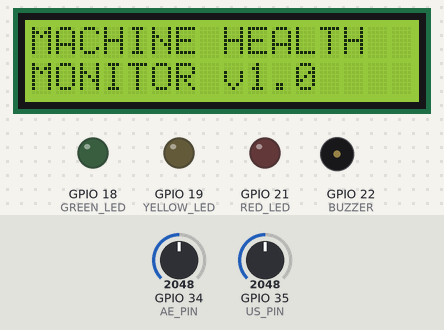
This sketch was run on a simulated ESP32. On the bench: 16×2 character LCD, output pins drawn as LEDs (lit = HIGH), buzzer (waves = sounding, pin HIGH). Inputs (shaded band) come from the test bench; at power-on: GPIO 34 (AE_PIN) = 2048, GPIO 35 (US_PIN) = 2048. What the sketch prints to the serial monitor is not drawn.

Above: at 5.6 s.
At 7.7 s:
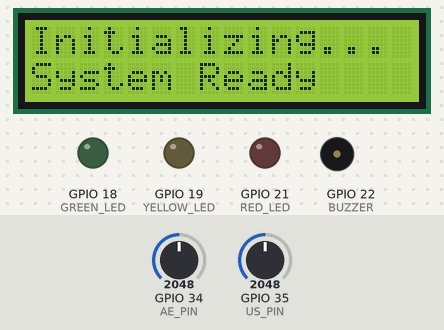
At 12.9 s:
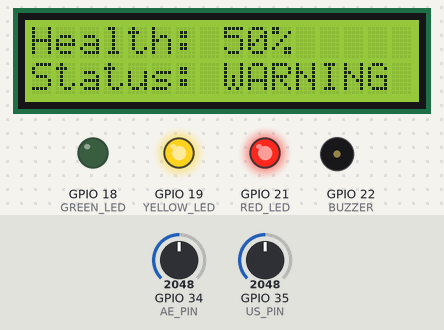
At 23.3 s:
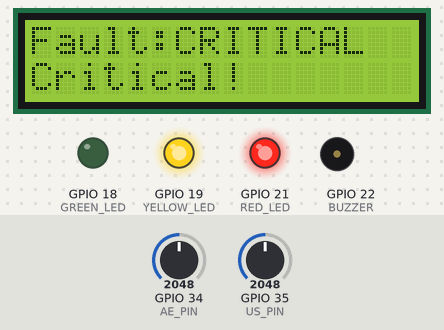
At 33.7 s:
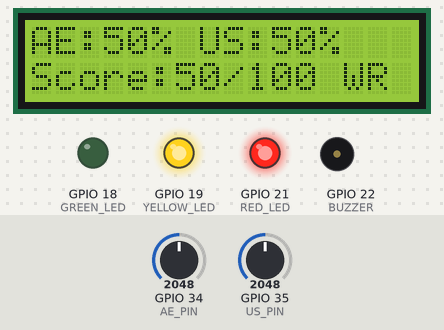
Timing chart, 0 to 35.2 s (numbered marks = the images above):
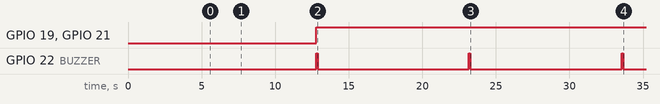

The sketch:

wifi-scan.ino
```cpp
#include <Wire.h>
#include <LiquidCrystal_I2C.h>

// LCD on GPIO 25 (SDA) and GPIO 26 (SCL)
LiquidCrystal_I2C lcd(0x27, 16, 2);

const int AE_PIN = 34;      // Acoustic Emission
const int US_PIN = 35;      // Ultrasonic

const int GREEN_LED = 18;   // Healthy
const int YELLOW_LED = 19;  // Monitor/Warning
const int RED_LED = 21;     // Critical

const int BUZZER = 22;

// Variables
float ae_reading = 0;
float us_reading = 0;
float bearing_health = 100.0;
int fault_score = 0;
String fault_type = "HEALTHY";
String fault_diagnosis = "";

int lcd_page = 0;  // Track which page is displaying

void setup() {
  Serial.begin(115200);
  delay(3000);

  // Initialize I2C with GPIO 25 (SDA), GPIO 26 (SCL)
  Wire.begin(25, 26);
  delay(1000);

  Serial.println("I2C initialized on GPIO 25 (SDA), GPIO 26 (SCL)");

  // Initialize LCD
  lcd.init();
  delay(500);
  lcd.backlight();
  delay(500);
  lcd.clear();
  delay(500);

  Serial.println("LCD initialized successfully");

  // Setup LED pins
  pinMode(GREEN_LED, OUTPUT);
  pinMode(YELLOW_LED, OUTPUT);
  pinMode(RED_LED, OUTPUT);
  pinMode(BUZZER, OUTPUT);

  // Startup sequence
  displayStartupMessage();

  Serial.println("\n╔════════════════════════════════════════════════════╗");
  Serial.println("║   BEARING FAULT DETECTION SYSTEM - ESP32 IoT       ║");
  Serial.println("║   Dual-Modal: Acoustic Emission + Ultrasonic       ║");
  Serial.println("║   LCD Display: Multi-Page Format (GPIO 25, 26)     ║");
  Serial.println("╚════════════════════════════════════════════════════╝\n");

  delay(3000);
}

void loop() {
  // Read both sensors
  ae_reading = analogRead(AE_PIN);
  us_reading = analogRead(US_PIN);

  // Normalize to 0-100
  float ae_normalized = (ae_reading / 4095.0) * 100.0;
  float us_normalized = (us_reading / 4095.0) * 100.0;

  // Calculate combined fault score
  fault_score = (ae_normalized * 0.6) + (us_normalized * 0.4);
  bearing_health = 100.0 - fault_score;

  // Constrain values
  if (bearing_health < 0) bearing_health = 0;
  if (bearing_health > 100) bearing_health = 100;

  // Predict fault type
  predictFaultType(ae_normalized, us_normalized, bearing_health);

  // Rotate LCD display between 3 pages every 10 seconds
  displayLCDPage(ae_normalized, us_normalized);

  // Move to next page
  lcd_page++;
  if (lcd_page > 2) lcd_page = 0;

  // Generate alerts
  generateAlerts(bearing_health);

  // Print detailed dashboard
  printDetailedDashboard(ae_normalized, us_normalized, bearing_health);

  // Wait 10 seconds before next update
  delay(10000);
}

void displayStartupMessage() {
  lcd.clear();
  lcd.setCursor(0, 0);
  lcd.print("MACHINE HEALTH");
  lcd.setCursor(0, 1);
  lcd.print("MONITOR v1.0");
  delay(2000);

  lcd.clear();
  lcd.setCursor(0, 0);
  lcd.print("Initializing...");
  lcd.setCursor(0, 1);
  lcd.print("System Ready");
  delay(2000);

  lcd.clear();
}

void displayLCDPage(float ae, float us) {
  lcd.clear();
  delay(100);

  if (lcd_page == 0) {
    // PAGE 1: Health Status
    displayPage1_Health(ae, us);
  }
  else if (lcd_page == 1) {
    // PAGE 2: Fault Type & Diagnosis
    displayPage2_Fault();
  }
  else if (lcd_page == 2) {
    // PAGE 3: Sensor Readings
    displayPage3_Sensors(ae, us);
  }
}

void displayPage1_Health(float ae, float us) {
  // PAGE 1: Health & Status
  // ┌────────────────┐
  // │Health: 95%     │
  // │Status: HEALTHY │
  // └────────────────┘

  lcd.setCursor(0, 0);
  lcd.print("Health: ");
  if (bearing_health < 10) lcd.print(" ");
  lcd.print((int)bearing_health);
  lcd.print("%");

  lcd.setCursor(0, 1);
  lcd.print("Status: ");

  if (bearing_health > 80) {
    lcd.print("HEALTHY");
  }
  else if (bearing_health > 60) {
    lcd.print("MONITOR");
  }
  else if (bearing_health > 40) {
    lcd.print("WARNING");
  }
  else if (bearing_health > 20) {
    lcd.print("CRITICAL");
  }
  else {
    lcd.print("EMERGENC");
  }
}

void displayPage2_Fault() {
  // PAGE 2: Fault Type & Diagnosis
  // ┌────────────────┐
  // │Fault: SPALLING│
  // │Lubrication OK │
  // └────────────────┘

  lcd.setCursor(0, 0);
  lcd.print("Fault:");

  String fault_short = fault_type;
  if (fault_short.length() > 10) {
    fault_short = fault_short.substring(0, 10);
  }
  lcd.print(fault_short);

  lcd.setCursor(0, 1);

  if (fault_type == "BEARING_SPALLING") {
    lcd.print("Spalling!!");
  }
  else if (fault_type == "LUBRICATION_LOSS") {
    lcd.print("Lub Loss!!");
  }
  else if (fault_type == "SEVERE_DAMAGE") {
    lcd.print("Multi-Flt!");
  }
  else if (fault_type == "WEAR_DETECTED") {
    lcd.print("Wear Prog");
  }
  else if (fault_type == "FRICTION_ISSUE") {
    lcd.print("Friction!");
  }
  else if (fault_type == "WARNING") {
    lcd.print("Warn Maint");
  }
  else if (fault_type == "CRITICAL") {
    lcd.print("Critical!");
  }
  else if (fault_type == "EMERGENCY") {
    lcd.print("EMERGENCY");
  }
  else {
    lcd.print("OK Normal");
  }
}

void displayPage3_Sensors(float ae, float us) {
  // PAGE 3: Sensor Readings
  // ┌────────────────┐
  // │AE: 45% US:50%  │
  // │FaultScr: 48/100│
  // └────────────────┘

  lcd.setCursor(0, 0);
  lcd.print("AE:");
  if (ae < 10) lcd.print(" ");
  lcd.print((int)ae);
  lcd.print("% US:");
  if (us < 10) lcd.print(" ");
  lcd.print((int)us);
  lcd.print("%");

  lcd.setCursor(0, 1);
  lcd.print("Score:");
  if (fault_score < 10) lcd.print(" ");
  lcd.print((int)fault_score);
  lcd.print("/100 ");

  if (bearing_health > 80) {
    lcd.print("OK");
  }
  else if (bearing_health > 60) {
    lcd.print("WN");  // WATCH
  }
  else if (bearing_health > 40) {
    lcd.print("WR");  // WARN
  }
  else {
    lcd.print("CR");  // CRIT
  }
}

void predictFaultType(float ae, float us, float health) {
  if (health > 85) {
    fault_type = "HEALTHY";
    fault_diagnosis = "Normal operation - All systems OK";
  }
  else if (health > 75) {
    fault_type = "MONITOR";
    fault_diagnosis = "Minor wear detected - Continue monitoring";
  }
  else if (ae > 70 && us < 50) {
    fault_type = "BEARING_SPALLING";
    fault_diagnosis = "Inner race spalling or crack propagation detected";
  }
  else if (us > 70 && ae < 50) {
    fault_type = "LUBRICATION_LOSS";
    fault_diagnosis = "Lubrication deficiency - friction increasing";
  }
  else if (ae > 60 && us > 60) {
    fault_type = "SEVERE_DAMAGE";
    fault_diagnosis = "Multiple faults detected - URGENT replacement needed";
  }
  else if (ae > 55) {
    fault_type = "WEAR_DETECTED";
    fault_diagnosis = "Progressive bearing wear - schedule maintenance";
  }
  else if (us > 55) {
    fault_type = "FRICTION_ISSUE";
    fault_diagnosis = "Abnormal friction - check alignment and lubrication";
  }
  else if (health > 50) {
    fault_type = "WARNING";
    fault_diagnosis = "Multiple degradation signals - inspect bearing";
  }
  else if (health > 30) {
    fault_type = "CRITICAL";
    fault_diagnosis = "Critical condition - maintenance required immediately";
  }
  else {
    fault_type = "EMERGENCY";
    fault_diagnosis = "EMERGENCY STOP - bearing failure imminent!";
  }
}

void generateAlerts(float health) {
  digitalWrite(GREEN_LED, LOW);
  digitalWrite(YELLOW_LED, LOW);
  digitalWrite(RED_LED, LOW);
  digitalWrite(BUZZER, LOW);

  if (health > 80) {
    digitalWrite(GREEN_LED, HIGH);
  }
  else if (health > 60) {
    digitalWrite(YELLOW_LED, HIGH);
  }
  else if (health > 40) {
    digitalWrite(YELLOW_LED, HIGH);
    digitalWrite(RED_LED, HIGH);
    digitalWrite(BUZZER, HIGH);
    delay(100);
    digitalWrite(BUZZER, LOW);
  }
  else if (health > 20) {
    digitalWrite(RED_LED, HIGH);
    digitalWrite(BUZZER, HIGH);
    delay(150);
    digitalWrite(BUZZER, LOW);
    delay(150);
    digitalWrite(BUZZER, HIGH);
    delay(150);
    digitalWrite(BUZZER, LOW);
  }
  else {
    digitalWrite(RED_LED, HIGH);
    for (int i = 0; i < 3; i++) {
      digitalWrite(BUZZER, HIGH);
      delay(100);
      digitalWrite(BUZZER, LOW);
      delay(100);
    }
  }
}

void printDetailedDashboard(float ae, float us, float health) {
  // Clear screen
  Serial.write(27);
  Serial.print("[2J");
  Serial.write(27);
  Serial.print("[H");

  // Header
  Serial.println("\n╔════════════════════════════════════════════════════╗");
  Serial.println("║        BEARING HEALTH MONITORING DASHBOARD         ║");
  Serial.println("║   Acoustic Emission + Ultrasonic Dual-Sensor       ║");
  Serial.println("║          Update Interval: 10 Seconds               ║");
  Serial.println("╚════════════════════════════════════════════════════╝\n");

  // Timestamp
  Serial.print("⏱️  Timestamp: ");
  Serial.println(millis() / 1000);
  Serial.println();

  // Current Status
  Serial.println("📊 REAL-TIME SENSOR READINGS:");
  Serial.print("   Acoustic Emission (AE):  ");
  Serial.print((int)ae);
  Serial.println("% [Internal damage detection]");

  Serial.print("   Ultrasonic (US):          ");
  Serial.print((int)us);
  Serial.println("% [Friction & lubrication]");

  // Health Analysis
  Serial.println("\n⚙️  BEARING HEALTH ANALYSIS:");
  Serial.print("   Overall Health Score:    ");
  Serial.print((int)bearing_health);
  Serial.println("%");

  Serial.print("   Combined Fault Score:    ");
  Serial.print((int)fault_score);
  Serial.println("/100");

  // Health bar
  Serial.print("   Health Bar:              [");
  int bars = (int)(bearing_health / 10);
  for (int i = 0; i < 10; i++) {
    if (i < bars) Serial.print("█");
    else Serial.print("░");
  }
  Serial.println("]");

  // Fault Diagnosis
  Serial.println("\n🔍 FAULT DIAGNOSIS:");
  Serial.print("   Detected Type:           ");
  Serial.println(fault_type);
  Serial.print("   Diagnosis:               ");
  Serial.println(fault_diagnosis);

  // Status
  Serial.print("\n🔔 CURRENT STATUS:           ");
  if (bearing_health > 80) {
    Serial.println("✓ HEALTHY");
  }
  else if (bearing_health > 60) {
    Serial.println("⚠ MONITOR");
  }
  else if (bearing_health > 40) {
    Serial.println("⚠⚠ WARNING");
  }
  else if (bearing_health > 20) {
    Serial.println("🚨 CRITICAL");
  }
  else {
    Serial.println("🚨🚨 EMERGENCY");
  }

  // Recommendations
  Serial.println("\n💡 RECOMMENDED ACTIONS:");
  if (bearing_health > 80) {
    Serial.println("   • Continue normal operation");
    Serial.println("   • Next check: 2 weeks");
  }
  else if (bearing_health > 60) {
    Serial.println("   • Increase monitoring to weekly");
    Serial.println("   • Schedule maintenance: 1-2 weeks");
  }
  else if (bearing_health > 40) {
    Serial.println("   • Schedule maintenance: 3-5 days");
    Serial.println("   • Reduce load if possible");
  }
  else if (bearing_health > 20) {
    Serial.println("   • STOP and inspect bearing");
    Serial.println("   • Replace before resuming");
  }
  else {
    Serial.println("   • EMERGENCY SHUTDOWN NOW");
    Serial.println("   • Bearing failure imminent");
  }

  // LED Status
  Serial.println("\n💡 LED INDICATORS:");
  if (bearing_health > 80) {
    Serial.println("   🟢 GREEN - Healthy");
  }
  else if (bearing_health > 60) {
    Serial.println("   🟡 YELLOW - Monitor");
  }
  else if (bearing_health > 40) {
    Serial.println("   🟡🔴 YELLOW+RED - Warning");
  }
  else {
    Serial.println("   🔴 RED - Critical");
  }

  // Sensor Status
  Serial.println("\n📈 SENSOR SIGNAL QUALITY:");
  Serial.print("   AE Signal: ");
  if (ae < 20) Serial.println("Low (Good)");
  else if (ae < 50) Serial.println("Medium (Caution)");
  else Serial.println("High (Problematic)");

  Serial.print("   US Signal: ");
  if (us < 20) Serial.println("Low (Good)");
  else if (us < 50) Serial.println("Medium (Caution)");
  else Serial.println("High (Problematic)");

  // LCD Display Info
  Serial.println("\n📱 LCD DISPLAY:");
  Serial.print("   Current Page: ");
  if (lcd_page == 0) Serial.println("1/3 - Health & Status");
  else if (lcd_page == 1) Serial.println("2/3 - Fault Type");
  else Serial.println("3/3 - Sensor Readings");
  Serial.println("   Rotating every 10 seconds on 16x2 LCD");

  // Footer
  Serial.println("\n╔════════════════════════════════════════════════════╗");
  Serial.println("║     Next update in 10 seconds...                   ║");
  Serial.println("╚════════════════════════════════════════════════════╝\n");
}
  
```

Measured:
- by itself, GPIO 19 (YELLOW_LED), GPIO 21 (RED_LED): LOW → HIGH at 12.8 s
- by itself, GPIO 22 (BUZZER): alternates HIGH for 0.10 s and LOW for 10.3 s
- what the display in image 0 shows lasts 2.0 s, from 5.6 s to 7.6 s
- what the display in image 2 shows lasts 10.2 s, from 12.8 s to 23.0 s
